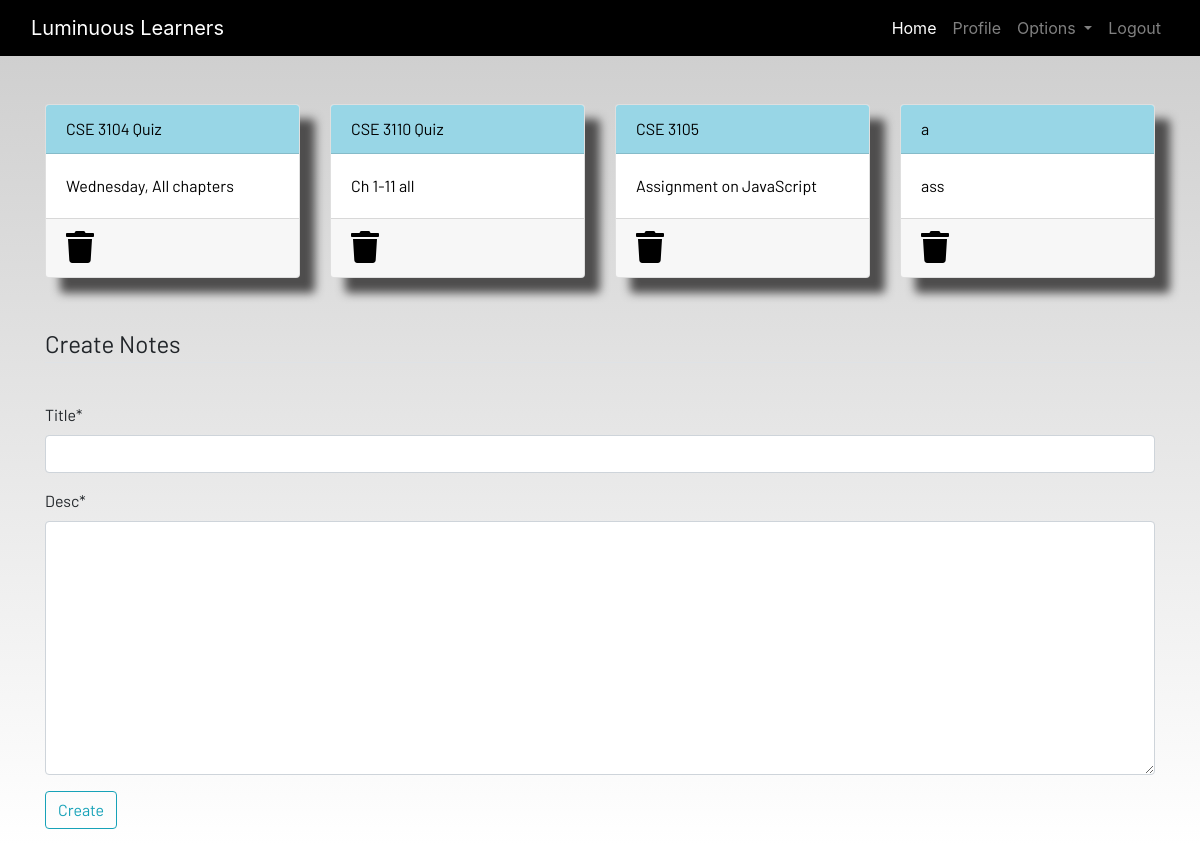
Screenshot of /notes (signed in) with the database file from the repository.
### dashboard/models.py (models this page shows, shortened)
class Notes(models.Model):
    user = models.ForeignKey(User,on_delete=models.CASCADE)
    title = models.CharField(max_length=200)
    desc = models.TextField()
    class Meta:
        verbose_name = "notes"
        verbose_name_plural = "notes"

### dashboard/views.py (the view)
# urls.py: path('notes',views.notes,name="notes"),
@login_required
def notes(request):
    if request.method == 'POST':
        form = NotesForm(request.POST)
        if form.is_valid():
            notes = Notes(user=request.user,title=request.POST['title'],desc=request.POST['desc'])
            notes.save()
        messages.success(request,f"{request.user.username} has successfully saved the notes")
    else:
        form = NotesForm()
    form = NotesForm()
    notes = Notes.objects.filter(user=request.user)
    context = {'notes':notes,'form':form}
    return render(request,'dashboard/notes.html',context)

### dashboard/forms.py
class NotesForm(forms.ModelForm):
    class Meta:
        model = Notes
        fields = ['title','desc']

### dashboard/templates/dashboard/notes.html (shortened to what this page needs)
{% extends 'dashboard/base.html' %}
{% load static %}
{% load crispy_forms_tags %}
{% block content %}
<div class="container">
    <div class="row">
        {% for note in notes %}
        <div class="col-md-3">
            <a href="{% url 'notes-detail' note.id %}">
                <div class="card">
                    <div class="card-header">{{note.title}}</div>
                    <div class="card-body">{{note.desc|slice:"0:100"}}</div>
                    <div class="card-footer mt-auto "><a href="{% url 'delete-note' note.id %}">
                        <i class="fa fa-trash fa-2x"></i></a>
                    </div>
                </div>
            </a>
        </div>
        {% endfor %}
        <br><br>
    </div>
</div>
<br><br>
<div class="container">
    <form method="POST">
        <fieldset class="form-group">
            <legend class="border-bottom mb-4">Create Notes</legend>
        </fieldset>
        {{form|crispy}}
        <div class="form-group">
            <button href="" class="btn btn-outline-info" type="submit">
                Create
            </button>
        </div>
    </form>
</div>
{% endblock content %}

### static/css/main.css (style rules this page uses)
html { scroll-behavior: smooth; height: 100%; width: 100%; }
.card { box-shadow: 15px 15px 10px rgb(78, 77, 77); }
a { text-decoration: none !important; color: black; }
.card-header { color: black !important; background: rgb(152, 214, 230) !important; transition: 0.3s ease-in; }
html, body { max-width: 100%; overflow-x: hidden; height: 100%; width: 100%; }
body { background: linear-gradient(rgba(0, 0, 0, 0.2), rgba(255, 255, 255, 0.5)); overflow-x: hidden; background-repeat: no-repeat; }
.card-header { background-color: rgb(133, 204, 231); }
.col-md-3 .card { width: 100%; height: 100%; }
.fa { color: black; }

### rows the page displays
Notes: title "CSE 3104 Quiz", desc "Wednesday, All chapters"
Notes: title "CSE 3110 Quiz", desc "Ch 1-11 all"
Notes: title "CSE 3105", desc "Assignment on JavaScript"
Notes: title "a", desc "ass"
